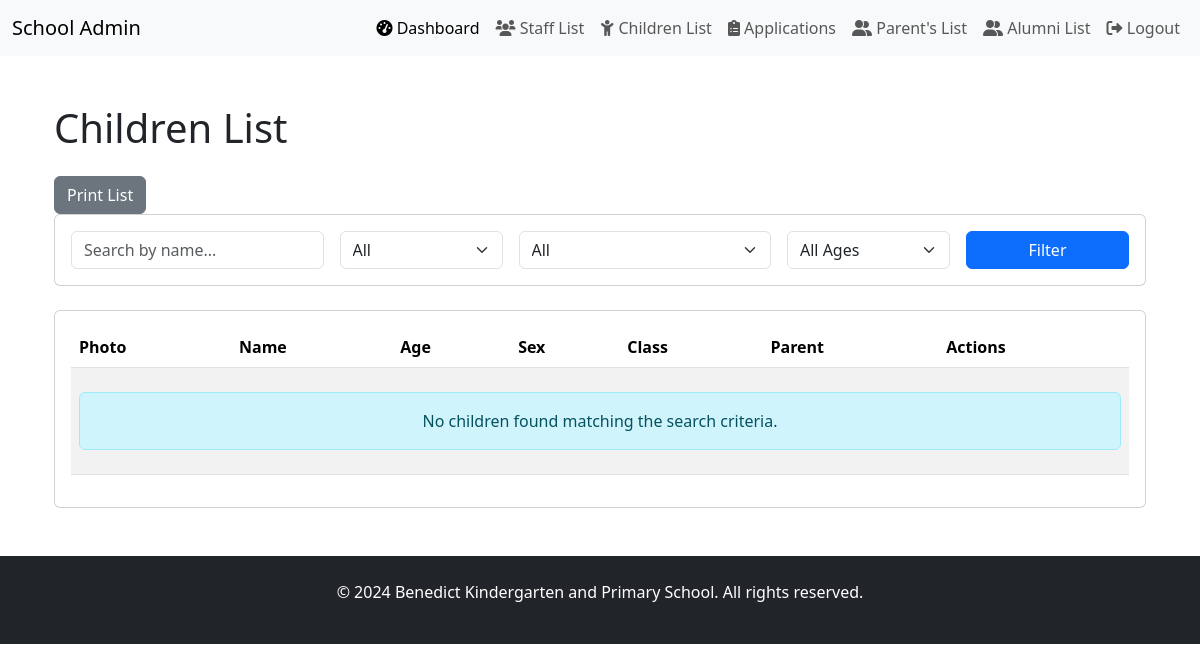
Page /benedict_school/child/ (signed in) on the earlier database version.
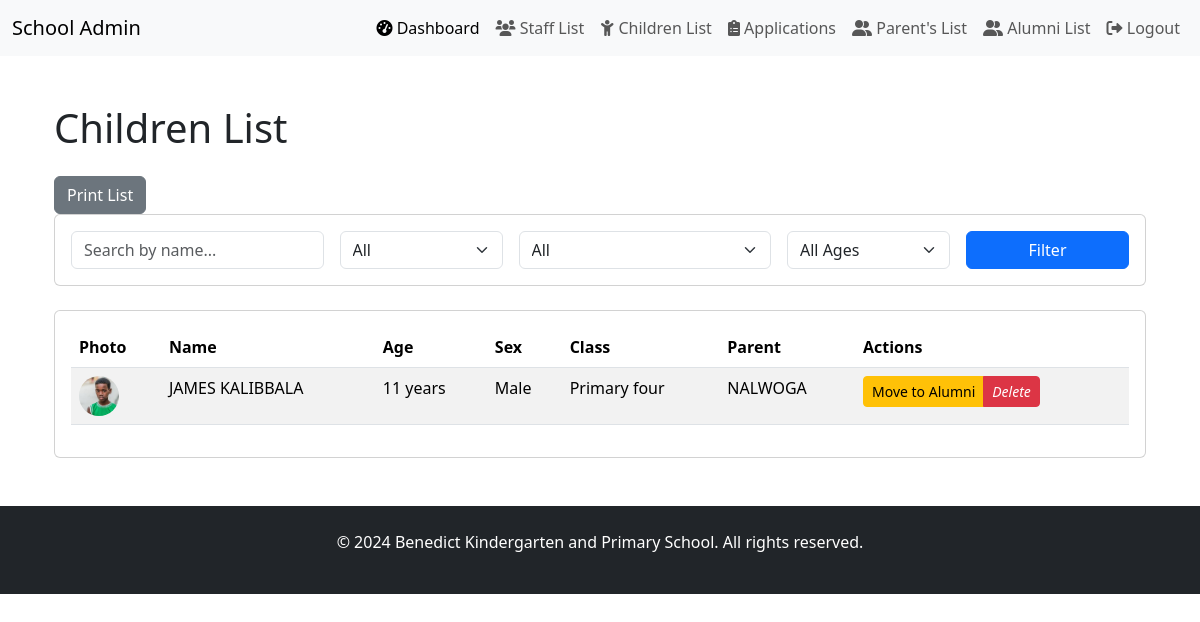
Same page on the later database version.
### benedict_school/models.py (models this page shows, shortened)
class Child(models.Model):
    parent = models.ForeignKey(
        Parent, on_delete=models.CASCADE, related_name="children"
    )
    name = models.CharField(max_length=100)
    date_of_birth = models.DateField()
    sex = models.CharField(max_length=10, choices=[ ("male", "Male"), ("female", "Female")], default="male",)
    study_class = models.CharField(
        max_length=20,
        choices=[
            ("baby_class", "Baby Class"),
            ("middle_class", "Middle class"),
            ("top_class", "Top class"),
            ("primary_one", "Primary one"),
            ("primary_two", "Primary two"),
            ("primary_three", "Primary three"),
            ("primary_four", "Primary four")
        ],
        default="primary_one",
    )
    profile_image = models.ImageField(upload_to="child_images/", null=True, blank=True)
    STATUS_CHOICES = [
        ('active', 'Active'),
        ('alumni', 'Alumni'),
    ]
    status = models.CharField(
        max_length=20,
        choices=STATUS_CHOICES,
        default='active'
    )
    alumni_date = models.DateTimeField(null=True, blank=True)
    reason_for_leaving = models.TextField(blank=True, null=True)

class Parent(models.Model):
    first_name = models.CharField(max_length=50, default='')
    last_name = models.CharField(max_length=50, default='')
    ID_number = models.CharField(max_length=14, unique=True, null=False, default='')
    email = models.EmailField(unique=True)
    tel_no = models.CharField(max_length=15, default='')
    address = models.CharField(max_length=100)
    parent_image = models.ImageField(
        upload_to="parent_images/", null=True, blank=True
    )
    STATUS_CHOICES = [
        ('active', 'Active'),
        ('alumni', 'Alumni'),
    ]
    status = models.CharField(
        max_length=20,
        choices=STATUS_CHOICES,
        default='active'
    )
    alumni_date = models.DateTimeField(null=True, blank=True)
    reason_for_leaving = models.TextField(blank=True, null=True)

### benedict_school/views.py (the view, shortened to what this page needs)
# urls.py: path('child/', views.child_list, name='child-list'),
@user_passes_test(is_admin, login_url='/admin-login/')
def child_list(request):
    form = ChildFilterForm(request.GET)
    queryset = Child.objects.all()
    if form.is_valid():
        search_query = form.cleaned_data.get('search')
        if search_query:
            queryset = queryset.filter(name__icontains=search_query)
        sex = form.cleaned_data.get('sex')
        if sex:
            queryset = queryset.filter(sex=sex)
        study_class = form.cleaned_data.get('study_class')
        if study_class:
            queryset = queryset.filter(study_class=study_class)
        age_range = form.cleaned_data.get('age_range')
    paginator = Paginator(queryset, 10)  # Paginate by 10
    page_number = request.GET.get('page')
    page_obj = paginator.get_page(page_number)
    context = {
        'filter_form': form,
        'children': page_obj,
    }
    return render(request, 'child_list.html', context)

### benedict_school/forms.py
class ChildFilterForm(forms.Form):
    search = forms.CharField(
        required=False,
        widget=forms.TextInput(attrs={
            'class': 'form-control',
            'placeholder': 'Search by name...'
        })
    )
    sex = forms.ChoiceField(
        required=False,
        choices=[('', 'All')] + Child.sex.field.choices,  # Include blank option for "All"
        widget=forms.Select(attrs={'class': 'form-select'})
    )
    study_class = forms.ChoiceField(
        required=False,
        choices=[('', 'All')] + Child.study_class.field.choices,  # Include blank option for "All"
        widget=forms.Select(attrs={'class': 'form-select'})
    )
    age_range = forms.ChoiceField(
        required=False,
        choices=[
            ('', 'All Ages'),
            ('0-3', '0-3 years'),
            ('4-6', '4-6 years'),
            ('7-9', '7-9 years'),
            ('10+', '10+ years')
        ],
        widget=forms.Select(attrs={'class': 'form-select'})
    )

### benedict_school/context_processors.py (called while the page is built)
def google_maps_api_key(request):
    return {'GOOGLE_MAPS_API_KEY': getattr(settings, 'GOOGLE_MAPS_API_KEY', '')}

### benedict_school/templatetags/custom_filters.py (called while the page is built)
@register.filter
def get_first_age(value):
    if value and isinstance(value, str):
        return value.split(',')[0]
    return value

### benedict_school/views.py (called while the page is built)
def is_admin(user):
    return user.is_authenticated and user.is_staff  # Checks if user is admin

### benedict_school/templates/child_list.html (shortened to what this page needs)
{% extends "admin_base.html" %}
{% load custom_filters %}
{% load static %}
{% block content %}
<div class="container py-4">
    <h1 class="mb-4">Children List</h1>
    <div>
        <button onclick="window.print()" class="btn btn-secondary me-2 no-print">
             Print List
        </button>
    </div>
    <div class="card mb-4 no-print">
        <div class="card-body">
            <form method="get" class="row g-3">
                <div class="col-md-3">
                    {{ filter_form.search }}
                </div>
                <div class="col-md-2">
                    {{ filter_form.sex }}
                </div>
                <div class="col-md-3">
                    {{ filter_form.study_class }}
                </div>
                <div class="col-md-2">
                    {{ filter_form.age_range }}
                </div>
                <div class="col-md-2">
                    <button type="submit" class="btn btn-primary w-100">Filter</button>
                </div>
            </form>
        </div>
    </div>
    <div class="card">
        <div class="card-body">
            <div class="table-responsive">
                <table class="table table-striped table-hover">
                    <thead>
                        <tr>
                            <th>Photo</th>
                            <th>Name</th>
                            <th>Age</th>
                            <th>Sex</th>
                            <th>Class</th>
                            <th>Parent</th>
                            <th>Actions</th>
                        </tr>
                    </thead>
                    <tbody>
                        {% for child in children %}
                        <tr>
                            <td>
                                {% if child.profile_image %}
                                    <img src="{{ child.profile_image.url }}"
                                         alt="{{ child.name }}"
                                         class="rounded-circle"
                                         style="width: 40px; height: 40px; object-fit: cover;">
                                {% else %}
                                    <div class="bg-secondary rounded-circle d-flex align-items-center justify-content-center"
                                         style="width: 40px; height: 40px;">
                                        <i class="bi bi-person text-white"></i>
                                    </div>
                                {% endif %}
                            </td>
                            <td>{{ child.name }}</td>
                            <td>
                                {% with age=child.date_of_birth|timesince %}
                                    {{ age|get_first_age }}
                                {% endwith %}
                            </td>
                            <td>{{ child.get_sex_display }}</td>
                            <td>{{ child.get_study_class_display }}</td>
                            <td>{{ child.parent.last_name }}</td>
                            <td class="no-print">
                                <div class="btn-group">
                                    <a href="{% url 'child-to-alumni' pk=child.pk %}" class="btn btn-warning btn-sm">
                                        Move to Alumni
                                    </a>
                                    <a href="{% url 'delete-child' child.pk %}"
                                       class="btn btn-sm btn-danger">
                                        <i class="bi bi-trash">Delete</i>
                                    </a>
                                </div>
                            </td>
                        </tr>
                        {% empty %}
                        <tr>
                            <td colspan="7" class="text-center py-4">
                                <div class="alert alert-info mb-0">
                                    No children found matching the search criteria.
                                </div>
                            </td>
                        </tr>
                        {% endfor %}
                    </tbody>
                </table>
            </div>
        </div>
    </div>
</div>
{% endblock %}

### benedict_school/templates/admin_base.html (shortened to what this page needs)
{% load static %}
{% load django_bootstrap5 %}
<!DOCTYPE html>
<html lang="en">
  <head>
    <link rel="stylesheet" href="https://cdnjs.cloudflare.com/ajax/libs/font-awesome/6.0.0-beta3/css/all.min.css">
    <link href="https://cdn.jsdelivr.net/npm/bootstrap@5.3.3/dist/css/bootstrap.min.css" rel="stylesheet">
  </head>
  <body>
    <nav class="navbar navbar-expand-lg navbar-light bg-light">
      <div class="container-fluid">
        <a class="navbar-brand" href="{% url 'admin_dashboard' %}">School Admin</a>
        <div class="collapse navbar-collapse" id="navbarNav">
          <ul class="navbar-nav ms-auto">
            <li class="nav-item">
              <a class="nav-link active" href="{% url 'admin_dashboard' %}"><i class="fas fa-tachometer-alt"></i> Dashboard</a>
            </li>
            <li class="nav-item">
              <a class="nav-link" href="{% url 'staff_list' %}"><i class="fas fa-users"></i> Staff List</a>
            </li>
            <li class="nav-item">
              <a class="nav-link" href="{% url 'child-list' %}"><i class="fas fa-child"></i> Children List</a>
            </li>
            <li class="nav-item">
              <a class="nav-link" href="{% url 'application-list' %}"><i class="fas fa-clipboard-list"></i> Applications</a>
            </li>
            <li class="nav-item">
              <a class="nav-link" href="{% url 'parent-list' %}"><i class="fas fa-user-friends"></i> Parent's List</a>
            </li>
            <li class="nav-item">
              <a class="nav-link" href="{% url 'alumni-list' %}"><i class="fas fa-user-friends"></i> Alumni List</a>
            </li>
            <form action="{% url 'logout' %}" method="POST" class="d-inline">
              <button type="submit" class="btn btn-link nav-link"><i class="fas fa-sign-out-alt"></i> Logout</button>
            </form>
          </ul>
        </div>
      </div>
    </nav>
    <main class="container my-4">
      {% block content %}{% endblock %}
    </main>
    <footer class="bg-dark text-white py-4">
      <div class="container-fieldtext-center">
        <p>&copy; 2024 Benedict Kindergarten and Primary School. All rights reserved.</p>
      </div>
    </footer>
  </body>
</html>

### benedict_school/templates/admin_base.html (style rules this page uses)
footer { background-color: #000000; color: white; padding: 40px 20px; text-align: center; }

Differences in the rows shown:
added Child: profile_image (picture), name "JAMES KALIBBALA", value "11 years", sex "Male", study_class "Primary four", parent.last_name "NALWOGA"
Other differences:
text no longer shown: "No children found matching the search criteria."
